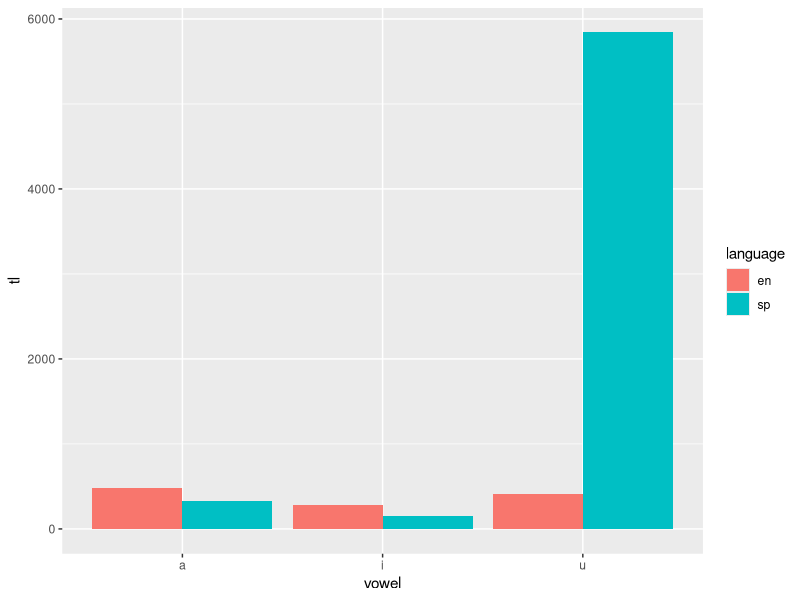
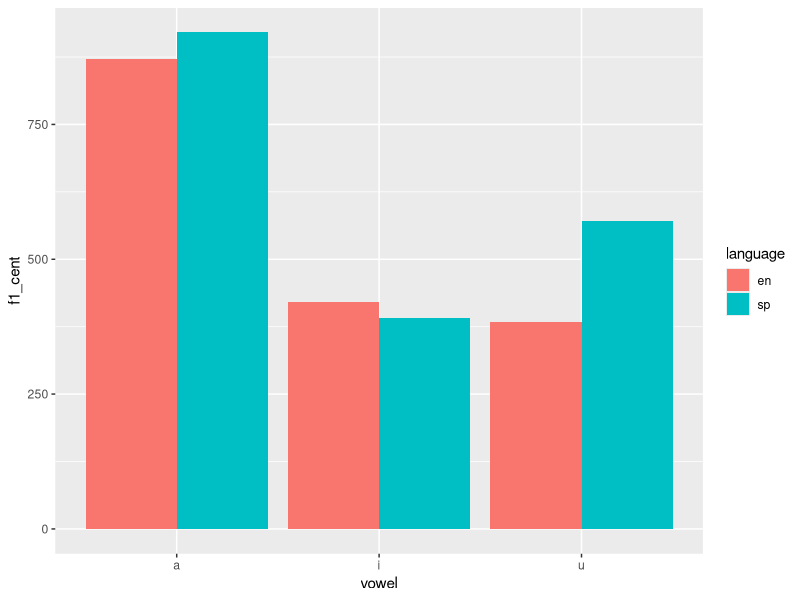
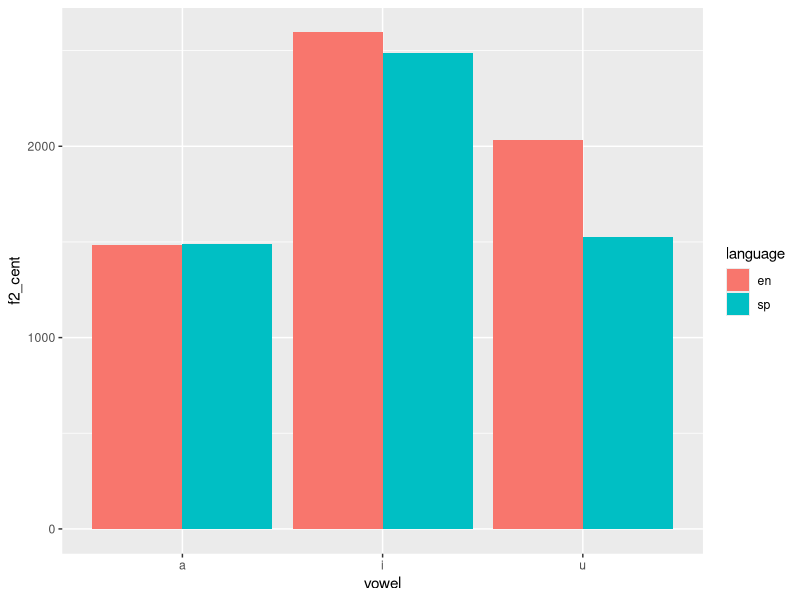

Write the R code that produced these figures, in order.
## ---- chunk 1
library(tidyverse)
vocales = read_csv("data/vowel_data.csv")
## ---- chunk 2
vocales %>%
    summarise(promedio_f1 = mean(f1_cent), de_f1 = sd(f1_cent), promedio_f2 = mean(f2_cent), de_f2 = sd(f2_cent),  promedio_tl = mean(tl), ds_tl = sd(tl)) 
## ---- chunk 3
  ggplot(vocales, aes(fill= language, y=tl, x=vowel)) + 
  geom_bar(position="dodge", stat="identity")
## ---- chunk 4
ggplot(vocales, aes(fill= language, y=f1_cent, x=vowel)) + 
  geom_bar(position="dodge", stat="identity")
## ---- chunk 5
ggplot(vocales, aes(fill= language, y=f2_cent, x=vowel)) + 
geom_bar(position="dodge", stat="identity")
